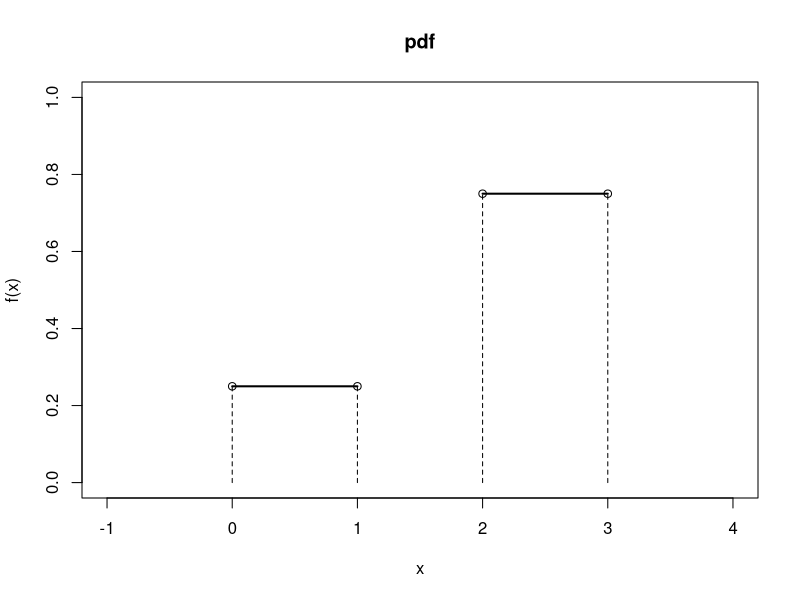
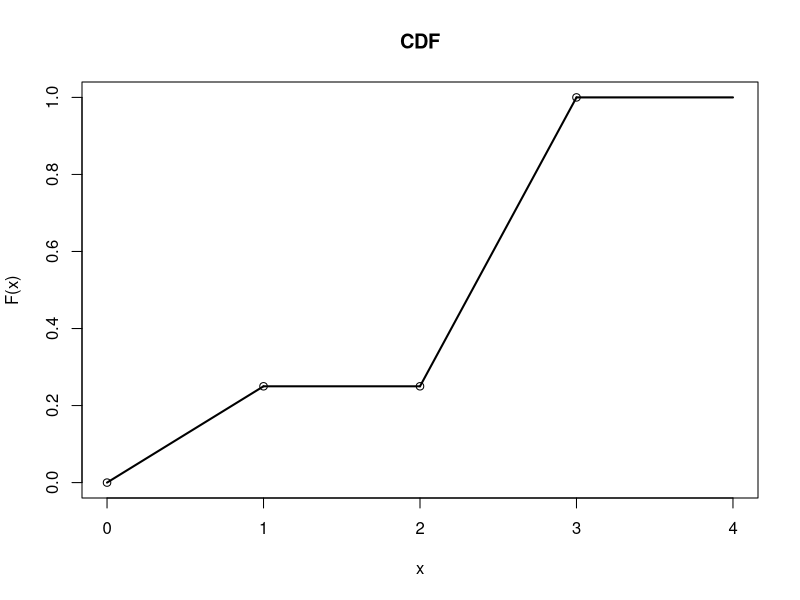

The R script that drew these images, in order:
# (a)
f1 <- function(x){1/4 + 0*x}
f2 <- function(x){3/4 + 0*x}
F1 <- integrate(f1, lower = 0, upper = 1)$value
F2 <- integrate(f2, lower = 2, upper = 3)$value
F1 + F2

plot(NA, xlab = "x", ylab = "f(x)", xlim = c(-1, 4), ylim = c(0, 1), 
     main = "pdf")
for (a in 0:1){
  points(a, 1/4, pch = 1)
  points(a + 2, 3/4, pch = 1)
}
lines(c(0, 1), c(1/4, 1/4), lty = 1, lwd = 2)
lines(c(2, 3), c(3/4, 3/4), lty = 1, lwd = 2)
for (b in 0:1){
  lines(c(b, b), c(0, 1/4), lty = 2)
}
for (c in 2:3){
  lines(c(c, c), c(0, 3/4), lty = 2)
}

# (c)
plot(NA, xlab = "x", ylab = "F(x)", xlim = c(0, 4), ylim = c(0, 1), 
     main = "CDF")
for (i in 0:1){
  points(i, 0.25*i, pch = 1)
}
x1 = seq(0, 1, length.out = 100)
CDF1 = 0.25*x1
lines(x1, CDF1, lwd = 2)
lines(c(1, 2), c(1/4, 1/4), lwd = 2)
for (i in 2:3){
  points(i, 0.75*i - 1.25, pch = 1)
}
x2 = seq(2, 3, length = 100)
CDF2 = 0.75*x2 - 1.25
lines(x2, CDF2, lwd = 2)
lines(c(3, 4), c(1, 1), lwd = 2)